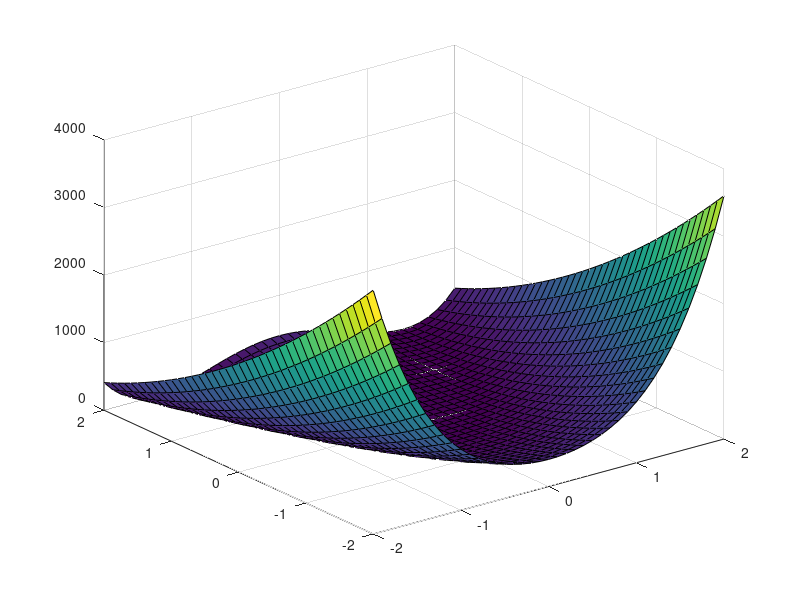

MATLAB code for this plot: (Note: this script raises an error after producing the figure.)
f3 = @(x) 100 * (x(2,:) - x(1,:).^2).^2 + (1 - x(1,:)).^2;

f3dx1 = @(x) 2 * x(1,:) - 400 * x(1,:) * (x(2,:) - x(1,:).^2) - 2;
f3dx2 = @(x) 200 * x(2,:) - 200 * x(1,:).^2;

gf3 = @(x) [f3dx1(x); f3dx2(x)];

[x, y] = meshgrid(-2:0.1:2);
% all points arranged as X = [x1, ..., xn] from the meshgrid
X = [x(:)'; y(:)'];
fig1 = figure
% makes z a grid of values with size of x
z = reshape(f3(X), size(x));
surf(x, y, z);
pxy = num_gradient_func(f3, X,1);
figure
% contour only near zero
contour(x, y, z, 0:.01:2);
hold on

px = reshape(pxy(1,:),size(x));
py = reshape(pxy(2,:),size(x));
quiver(x, y, px, py);
hold off
hold on

% with [0; 0] it takes all the iteration
% with [1; 0] it rapidly goes to the minimum but the function is too much 
% plane around the global minimum that it cannot reach the minimum
% when the starting point is further from the minimum it seems to be better
known_minimum = [1; 1];
% analytical
% [errors, points] = gradient_descent(f3, gf3, [0; 0], 10000, 0.0000000001, known_minimum)
% numerical
[errors, points] = gradient_descent_method(f3, gf3, [-2; -2], 10000, 0.0000000001, known_minimum)
draw_trace(points);
figure(fig1)
hold on
draw3_trace(points, f3);
figure
draw_errors(errors, "log")
